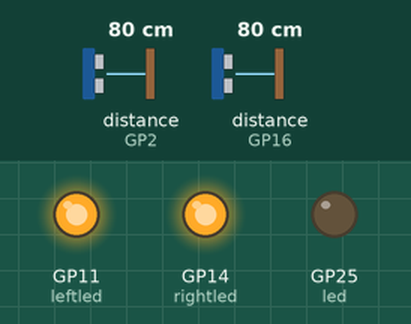
Bench run of a program on a simulated Raspberry Pi Pico running MicroPython. Shown: output pins drawn as LEDs (lit = HIGH). Dashed ring = blinking. The test bench sets the inputs (shaded band); at power-on: distance to the obstacle (sensors on GP2, GP16) 80 cm. The echo pulse lasts 58.3 µs per cm; pins used as bus, display or sensor lines are not drawn.

Above: at 1.2 s.
1.3 s: distance to the obstacle (sensor on GP2) set to 179 cm
2.8 s: distance to the obstacle (sensor on GP2) set to 187 cm
At 3.05 s:
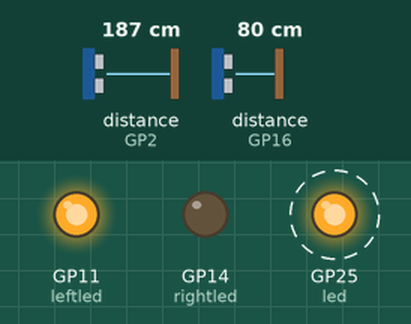
5.8 s: distance to the obstacle (sensor on GP16) set to 180 cm
8.8 s: distance to the obstacle (sensor on GP16) set to 187 cm
At 9.7 s:
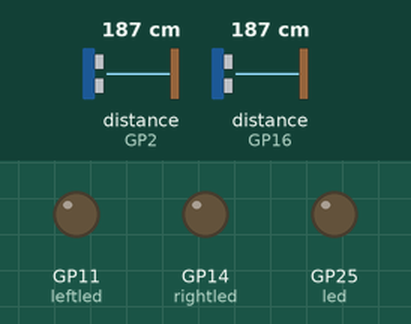
10.3 s: distance to the obstacle (sensor on GP2) set to 2 cm
At 10.61 s:
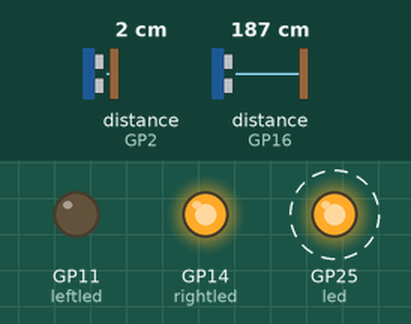
13.3 s: distance to the obstacle (sensor on GP16) set to 2 cm
At 14.3 s:
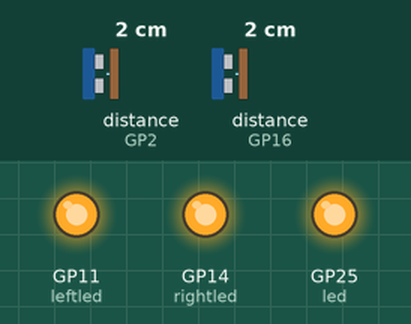
Timing chart, 0 to 15.8 s (numbered marks = the images above; inputs shaded):
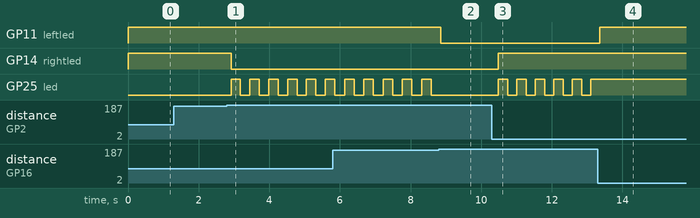

Measured:
- the behaviour switches between 182 and 183 cm on distance to the obstacle (sensor on GP2) (found by bisection; images 0 and 1)
- the behaviour switches between 182 and 183 cm on distance to the obstacle (sensor on GP16) (found by bisection; images 1 and 2)
- after the input at 2.8 s, GP14 (rightled): HIGH → LOW after 0.12 s; GP25 (led): alternates HIGH for 0.27 s and LOW for 0.27 s, starting after 0.12 s
- after the input at 8.8 s, GP11 (leftled): HIGH → LOW after 0.06 s; GP25 (led): stops changing and stays LOW
- after the input at 10.3 s, GP14 (rightled): LOW → HIGH after 0.19 s; GP25 (led): alternates HIGH for 0.26 s and LOW for 0.26 s, starting after 0.19 s
- after the input at 13.3 s, GP11 (leftled): LOW → HIGH after 0.06 s; GP25 (led): stops changing and stays HIGH

The program:

main.py
```python
"""
__author__ = "Bridger Miles, Chance Cochrane"
__license__ = "GNU General Public License, version 2"
__version__ = "Beta"
__email__ = "10766744@uvu.edu, 10816910@uvu.edu"
__status__ = "Final BSM MCU Code"
"""
#This is the main program that is ran on the microcontroller to send data to the Raspberry Pi about the status of each blindspot.
#Importing the MicroPython Libraries for Pin and utime.
from machine import Pin
import utime

#Initizlizing the trigger and echo pins for both ultrasonic sensors.
trigger = Pin(3, Pin.OUT)
echo = Pin(2, Pin.IN)
trigger2 = Pin(17, Pin.OUT)
echo2 = Pin(16, Pin.IN)

#Initializing the onboard led for debugging.
led = Pin(25, Pin.OUT)

#Initizliaing the 2 transmission lines to emit the boolean signals
#to the raspberry pi for left and right side of car.
rightled = Pin(14, Pin.OUT)
leftled = Pin(11, Pin.OUT)


def sensor():
    trigger.low()#Set the trigger to low
    utime.sleep_us(1)#wait 1 micro seconds for floating voltage to dissapear
    trigger.high()#set the trigger pin to high
    utime.sleep_us(5)#wait 5 microseconds
    trigger.low()#back to low for next cycle added as protection

    while echo.value() == 0:#While echo is nonexistent
        noSignal = utime.ticks_us()#tick the clock 1us at a time
    while echo.value() == 1: #While echo is being recieved
        signalRecieved = utime.ticks_us()#tick the clock 1us at a time
    time = signalRecieved - noSignal

    #Distance (Feet converted later) = Speed (1125 Foot/per second) * Time in us
    distance = (time * 1125) / 2 # /2 since the signal is sent then recieved.
    return distance


# Had to duplicate above algorithm so they can be ran in series without overlaping values for different sensors.
def sensor2():#Same algorithm as above
    trigger2.low()
    utime.sleep_us(1)
    trigger2.high()
    utime.sleep_us(5)
    trigger2.low()

    while echo2.value() == 0:
        noSignal2 = utime.ticks_us()
    while echo2.value() == 1:
        signalRecieved2 = utime.ticks_us()
    time2 = signalRecieved2 - noSignal2

    distance2 = (time2 * 1125) / 2
    return distance2


try:
    while 1:#Starting point of code.
        #Query both results one after another from the sensors
        result = sensor()
        result2 = sensor2()

        #if  right object is less than 6 feet emit light, else do nothing
        if (result/1000000) < 6:
            #print('right detected')#debug use only
            led.toggle()#blinks onboard led to ensure program is running.
            rightled.high()#Send signal to pi
        else:
            rightled.low()#dont send signal to pi
        #if  left object is less than 6 feet emit light, else do nothing
        if (result2/1000000) < 6:
            #print('left detected')#debug use only
            led.toggle()#blinks onboard led to ensure program is running.
            leftled.high()
        else:
            leftled.low()
        #print('Sensor 1: ',result/1000000, 'feet')#debug outputs precise distance.
        #print('Sensor 2: ',result2/1000000, 'feet')
        utime.sleep(0.25)  #do this task 4 times a second. turn up for more accuracy.
except KeyboardInterrupt: #Detects unexpected termination program will automatically restart CTRL^C
    pass#Do nothing when keyboard exception is caught. restart is taken care of by the pico firmware.
```
